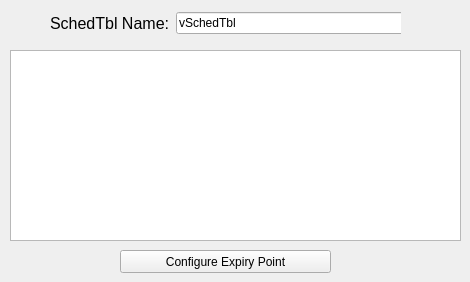
    <widget class="QWidget" name="tab">
     <attribute name="title">
      <string>Schedule Table</string>
     </attribute>
     <widget class="QPushButton" name="btnCfgSchedEp">
      <property name="geometry">
       <rect>
        <x>120</x>
        <y>250</y>
        <width>211</width>
        <height>23</height>
       </rect>
      </property>
      <property name="text">
       <string>Configure Expiry Point</string>
      </property>
     </widget>
     <widget class="QWidget" name="layoutWidget_11">
      <property name="geometry">
       <rect>
        <x>50</x>
        <y>10</y>
        <width>351</width>
        <height>27</height>
       </rect>
      </property>
      <layout class="QHBoxLayout" name="horizontalLayout_6">
       <item>
        <widget class="QLabel" name="label_28">
         <property name="enabled">
          <bool>true</bool>
         </property>
         <property name="frameShape">
          <enum>QFrame::NoFrame</enum>
         </property>
         <property name="text">
          <string>&lt;!DOCTYPE HTML PUBLIC &quot;-//W3C//DTD HTML 4.0//EN&quot; &quot;http://www.w3.org/TR/REC-html40/strict.dtd&quot;&gt;
&lt;html&gt;&lt;head&gt;&lt;meta name=&quot;qrichtext&quot; content=&quot;1&quot; /&gt;&lt;style type=&quot;text/css&quot;&gt;
p, li { white-space: pre-wrap; }
&lt;/style&gt;&lt;/head&gt;&lt;body style=&quot; font-family:'Monospace'; font-size:12pt; font-weight:400; font-style:normal;&quot;&gt;
&lt;p style=&quot; margin-top:12px; margin-bottom:12px; margin-left:0px; margin-right:0px; -qt-block-indent:0; text-indent:0px;&quot;&gt;SchedTbl Name:&lt;/p&gt;&lt;/body&gt;&lt;/html&gt;</string>
         </property>
        </widget>
       </item>
       <item>
        <widget class="QLineEdit" name="leSchedTblName">
         <property name="enabled">
          <bool>true</bool>
         </property>
         <property name="minimumSize">
          <size>
           <width>231</width>
           <height>0</height>
          </size>
         </property>
         <property name="text">
          <string>vSchedTbl</string>
         </property>
        </widget>
       </item>
      </layout>
     </widget>
     <widget class="QPlainTextEdit" name="pteSchedTblInfo">
      <property name="geometry">
       <rect>
        <x>10</x>
        <y>50</y>
        <width>451</width>
        <height>191</height>
       </rect>
      </property>
     </widget>
    </widget>
